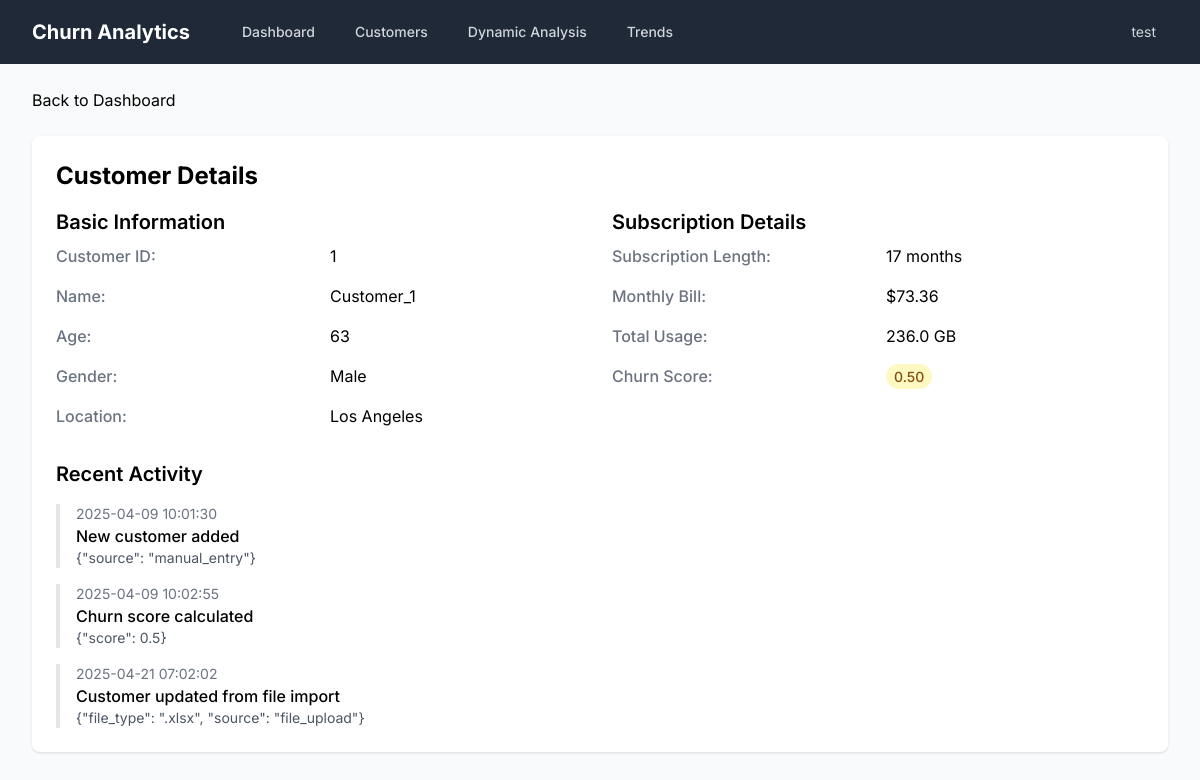
The app's page /customer/1 (signed in) with its own data.
### app/src/app/models.py (models this page shows, shortened)
class User(UserMixin, db.Model):
    id = db.Column(db.Integer, primary_key=True)
    username = db.Column(db.String(64), index=True, unique=True)
    email = db.Column(db.String(120), index=True, unique=True)
    password_hash = db.Column(db.String(128))
    role = db.Column(db.String(20), default='user')  # user, admin, analyst
    last_seen = db.Column(db.DateTime, default=datetime.utcnow)
    company_name = db.Column(db.String(100))
    phone_number = db.Column(db.String(20))
    created_at = db.Column(db.DateTime, default=datetime.utcnow)
    is_active = db.Column(db.Boolean, default=True)
    customers = db.relationship('Customer', backref='user', lazy=True)

class Customer(db.Model):
    id = db.Column(db.Integer, primary_key=True)
    user_id = db.Column(db.Integer, db.ForeignKey('user.id'), nullable=False)
    customer_id = db.Column(db.String(50), unique=True, nullable=False)
    name = db.Column(db.String(100), nullable=False)
    age = db.Column(db.Integer)
    gender = db.Column(db.String(10))
    location = db.Column(db.String(100))
    subscription_length_months = db.Column(db.Integer)
    monthly_bill = db.Column(db.Float)
    total_usage_gb = db.Column(db.Float)
    churn_score = db.Column(db.Float)
    churn_prediction = db.Column(db.Boolean)
    last_prediction_date = db.Column(db.DateTime)
    risk_factors = db.Column(db.JSON)  # Store identified risk factors
    customer_segment = db.Column(db.String(50))  # High-value, Medium-value, Low-value
    activities = db.relationship('CustomerActivity', backref='customer', lazy=True)
    created_at = db.Column(db.DateTime, default=datetime.utcnow)
    updated_at = db.Column(db.DateTime, default=datetime.utcnow, onupdate=datetime.utcnow)

class CustomerActivity(db.Model):
    id = db.Column(db.Integer, primary_key=True)
    customer_id = db.Column(db.Integer, db.ForeignKey('customer.id'), nullable=False)
    activity_type = db.Column(db.String(50), nullable=False)  # e.g., 'update', 'prediction', 'interaction'
    description = db.Column(db.String(255), nullable=False)
    timestamp = db.Column(db.DateTime, default=datetime.utcnow)
    activity_metadata = db.Column(db.JSON)  # Store additional data as JSON

### app/src/app/routes.py (the view)
@main.route('/customer/<int:id>')
@login_required
def customer_detail(id):
    customer = Customer.query.get_or_404(id)
    return render_template('customer_detail.html', customer=customer)

### app/src/app/models.py (called while the page is built)
@login.user_loader
def load_user(user_id):
    return User.query.get(int(user_id))

### app/src/app/templates/customer_detail.html (shortened to what this page needs)
{% extends "base.html" %}
{% block content %}
<div class="max-w-7xl mx-auto px-4 sm:px-6 lg:px-8">
  <div class="mb-6">
    <a href="{{ url_for('main.dashboard') }}" class="btn btn-secondary">Back to Dashboard</a>
  </div>
  <div class="bg-white shadow rounded-lg p-6">
    <h1 class="text-2xl font-bold mb-4">Customer Details</h1>
    <div class="grid grid-cols-1 md:grid-cols-2 gap-6">
      <div>
        <h2 class="text-xl font-semibold mb-2">Basic Information</h2>
        <dl class="grid grid-cols-2 gap-4">
          <dt class="font-medium text-gray-500">Customer ID:</dt>
          <dd>{{ customer.customer_id }}</dd>
          <dt class="font-medium text-gray-500">Name:</dt>
          <dd>{{ customer.name }}</dd>
          <dt class="font-medium text-gray-500">Age:</dt>
          <dd>{{ customer.age }}</dd>
          <dt class="font-medium text-gray-500">Gender:</dt>
          <dd>{{ customer.gender }}</dd>
          <dt class="font-medium text-gray-500">Location:</dt>
          <dd>{{ customer.location }}</dd>
        </dl>
      </div>
      <div>
        <h2 class="text-xl font-semibold mb-2">Subscription Details</h2>
        <dl class="grid grid-cols-2 gap-4">
          <dt class="font-medium text-gray-500">Subscription Length:</dt>
          <dd>{{ customer.subscription_length_months }} months</dd>
          <dt class="font-medium text-gray-500">Monthly Bill:</dt>
          <dd>${{ "%.2f"|format(customer.monthly_bill) }}</dd>
          <dt class="font-medium text-gray-500">Total Usage:</dt>
          <dd>{{ "%.1f"|format(customer.total_usage_gb) }} GB</dd>
          <dt class="font-medium text-gray-500">Churn Score:</dt>
          <dd>
            <span class="px-2 py-1 rounded-full text-sm font-medium
              {% if customer.churn_score > 0.7 %}
                bg-red-100 text-red-800
              {% elif customer.churn_score > 0.4 %}
                bg-yellow-100 text-yellow-800
              {% else %}
                bg-green-100 text-green-800
              {% endif %}">
              {{ "%.2f"|format(customer.churn_score) }}
            </span>
          </dd>
        </dl>
      </div>
    </div>
    <div class="mt-8">
      <h2 class="text-xl font-semibold mb-4">Recent Activity</h2>
      <div class="space-y-4">
        {% for activity in customer.activities %}
        <div class="border-l-4 border-gray-200 pl-4">
          <p class="text-sm text-gray-500">{{ activity.timestamp.strftime('%Y-%m-%d %H:%M:%S') }}</p>
          <p class="font-medium">{{ activity.description }}</p>
          {% if activity.activity_metadata %}
          <p class="text-sm text-gray-600">{{ activity.activity_metadata|tojson }}</p>
          {% endif %}
        </div>
        {% endfor %}
      </div>
    </div>
  </div>
</div>
{% endblock %}

### app/src/app/templates/base.html (shortened to what this page needs)
<!DOCTYPE html>
<html lang="en">
  <head>
    <script src="https://cdn.tailwindcss.com"></script>
  </head>
  <body class="bg-gray-50">
    <nav class="bg-gray-800">
      <div class="max-w-7xl mx-auto px-4 sm:px-6 lg:px-8">
        <div class="flex items-center justify-between h-16">
          <div class="flex items-center">
            <div class="flex-shrink-0">
              <a href="{{ url_for('main.index') }}" class="text-white font-bold text-xl">Churn Analytics</a>
            </div>
            {% if current_user.is_authenticated %}
            <div class="hidden md:block">
              <div class="ml-10 flex items-baseline space-x-4">
                <a href="{{ url_for('main.dashboard') }}"
                  class="{{ 'bg-gray-900 text-white' if request.endpoint == 'main.dashboard' else 'text-gray-300 hover:bg-gray-700 hover:text-white' }} px-3 py-2 rounded-md text-sm font-medium">
                  Dashboard
                </a>
                <a href="{{ url_for('main.customers') }}"
                  class="{{ 'bg-gray-900 text-white' if request.endpoint == 'main.customers' else 'text-gray-300 hover:bg-gray-700 hover:text-white' }} px-3 py-2 rounded-md text-sm font-medium">
                  Customers
                </a>
                <a href="{{ url_for('main.dynamic_analysis') }}"
                  class="{{ 'bg-gray-900 text-white' if request.endpoint == 'main.dynamic_analysis' else 'text-gray-300 hover:bg-gray-700 hover:text-white' }} px-3 py-2 rounded-md text-sm font-medium">
                  Dynamic Analysis
                </a>
                <a href="{{ url_for('main.trends') }}"
                  class="{{ 'bg-gray-900 text-white' if request.endpoint == 'main.trends' else 'text-gray-300 hover:bg-gray-700 hover:text-white' }} px-3 py-2 rounded-md text-sm font-medium">
                  Trends
                </a>
              </div>
            </div>
            {% endif %}
          </div>
          <div class="hidden md:block">
            <div class="ml-4 flex items-center md:ml-6">
              {% if current_user.is_authenticated %}
              <div class="ml-3 relative">
                <div>
                  <button type="button"
                    class="max-w-xs bg-gray-800 rounded-full flex items-center text-sm focus:outline-none focus:ring-2 focus:ring-offset-2 focus:ring-offset-gray-800 focus:ring-white"
                    id="user-menu-button" aria-expanded="false" aria-haspopup="true">
                    <span class="text-gray-300 px-3 py-2">{{ current_user.username }}</span>
                  </button>
                </div>
              </div>
              {% endif %}
            </div>
          </div>
        </div>
      </div>
    </nav>
    <main class="py-6">
      {% block content %}{% endblock %}
    </main>
  </body>
</html>

### app/src/app/templates/base.html (style rules this page uses)
body { font-family: 'Inter', sans-serif; }

### records on screen
User: username "test"
Customer: customer_id "1", name "Customer_1", age "63", gender "Male", location "Los Angeles", subscription_length_months "17", monthly_bill "73.36", total_usage_gb "236.0", churn_score "0.50"
CustomerActivity: timestamp "2025-04-09 10:01:30", description "New customer added", activity_metadata|tojson "{\"source\": \"manual_entry\"}"
CustomerActivity: timestamp "2025-04-09 10:02:55", description "Churn score calculated", activity_metadata|tojson "{\"score\": 0.5}"
CustomerActivity: timestamp "2025-04-21 07:02:02", description "Customer updated from file import", activity_metadata|tojson "{\"file_type\": \".xlsx\", \"source\": \"file_upload\"}"
